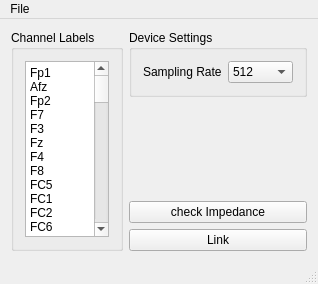
<?xml version="1.0" encoding="UTF-8"?>
<ui version="4.0">
 <class>MainWindowClass</class>
 <widget class="QMainWindow" name="MainWindowClass">
  <property name="geometry">
   <rect>
    <x>0</x>
    <y>0</y>
    <width>285</width>
    <height>284</height>
   </rect>
  </property>
  <property name="windowTitle">
   <string>eegoSports Connector</string>
  </property>
  <widget class="QWidget" name="centralWidget">
   <layout class="QGridLayout" name="gridLayout_2">
    <item row="1" column="1">
     <spacer name="verticalSpacer">
      <property name="orientation">
       <enum>Qt::Vertical</enum>
      </property>
      <property name="sizeHint" stdset="0">
       <size>
        <width>20</width>
        <height>134</height>
       </size>
      </property>
     </spacer>
    </item>
    <item row="3" column="1">
     <widget class="QPushButton" name="linkButton">
      <property name="text">
       <string>Link</string>
      </property>
     </widget>
    </item>
    <item row="0" column="0" rowspan="4">
     <widget class="QGroupBox" name="groupBox_2">
      <property name="title">
       <string>Channel Labels</string>
      </property>
      <layout class="QGridLayout" name="gridLayout">
       <item row="0" column="0">
        <widget class="QPlainTextEdit" name="channelLabels">
         <property name="plainText">
          <string>Fp1
Afz
Fp2
F7
F3
Fz
F4
F8
FC5
FC1
FC2
FC6
FCC1h
T7
C3
Cz
C4
T8
FCC2h
CP5
CP1
CP2
CP6
P7
P3
Pz
P4
P8
POz
O1
O2
CPz
FCC3h
AF3
AF4
FCC4h
F5
F1
F2
F6
FC3
FCz
FC4
C5
C1
C2
C6
CP3
CP4
P5
P1
P2
P6
CCP1h
PO3
PO4
CCP2h
FT7
FT8
TP7
TP8
CCP3h
CCP4h
Oz</string>
         </property>
        </widget>
       </item>
      </layout>
     </widget>
    </item>
    <item row="0" column="1">
     <widget class="QGroupBox" name="groupBox">
      <property name="title">
       <string>Device Settings</string>
      </property>
      <layout class="QFormLayout" name="formLayout">
       <property name="fieldGrowthPolicy">
        <enum>QFormLayout::AllNonFixedFieldsGrow</enum>
       </property>
       <item row="0" column="1">
        <widget class="QComboBox" name="samplingRate">
         <property name="toolTip">
          <string>Sampling rate to use.</string>
         </property>
         <property name="currentIndex">
          <number>1</number>
         </property>
         <item>
          <property name="text">
           <string>500</string>
          </property>
         </item>
         <item>
          <property name="text">
           <string>512</string>
          </property>
         </item>
         <item>
          <property name="text">
           <string>1000</string>
          </property>
         </item>
         <item>
          <property name="text">
           <string>1024</string>
          </property>
         </item>
         <item>
          <property name="text">
           <string>2000</string>
          </property>
         </item>
         <item>
          <property name="text">
           <string>2048</string>
          </property>
         </item>
         <item>
          <property name="text">
           <string>4000</string>
          </property>
         </item>
         <item>
          <property name="text">
           <string>4960</string>
          </property>
         </item>
         <item>
          <property name="text">
           <string>8000</string>
          </property>
         </item>
         <item>
          <property name="text">
           <string>8192</string>
          </property>
         </item>
         <item>
          <property name="text">
           <string>16000</string>
          </property>
         </item>
         <item>
          <property name="text">
           <string>16384</string>
          </property>
         </item>
        </widget>
       </item>
       <item row="0" column="0">
        <widget class="QLabel" name="label_3">
         <property name="text">
          <string>Sampling Rate</string>
         </property>
        </widget>
       </item>
      </layout>
     </widget>
    </item>
    <item row="2" column="1">
     <widget class="QPushButton" name="pushButton">
      <property name="text">
       <string>check Impedance</string>
      </property>
     </widget>
    </item>
   </layout>
  </widget>
  <widget class="QMenuBar" name="menuBar">
   <property name="geometry">
    <rect>
     <x>0</x>
     <y>0</y>
     <width>285</width>
     <height>21</height>
    </rect>
   </property>
   <widget class="QMenu" name="menuFile">
    <property name="title">
     <string>File</string>
    </property>
    <addaction name="actionLoad_Configuration"/>
    <addaction name="actionSave_Configuration"/>
    <addaction name="actionQuit"/>
   </widget>
   <addaction name="menuFile"/>
  </widget>
  <widget class="QStatusBar" name="statusBar"/>
  <action name="actionQuit_2">
   <property name="text">
    <string>Quit</string>
   </property>
  </action>
  <action name="actionLoad_Configuration">
   <property name="text">
    <string>Load Configuration</string>
   </property>
  </action>
  <action name="actionSave_Configuration">
   <property name="text">
    <string>Save Configuration</string>
   </property>
  </action>
  <action name="actionQuit">
   <property name="text">
    <string>Quit</string>
   </property>
  </action>
 </widget>
 <layoutdefault spacing="6" margin="11"/>
 <resources>
  <include location="mainwindow.qrc"/>
 </resources>
 <connections/>
</ui>
